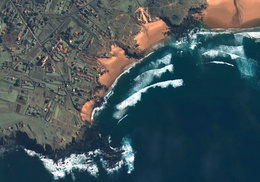
%> input picture BE1_IntroComputerVision/SpainBeach.jpg, 260 x 182 px, shrunk from 1250 x 876 before the run
$ octave practical_4_kMeans.m   (GNU Octave 9; MATLAB toolbox functions it lacks are replaced by stand-ins)
%> lines starting %> are read from the running program, lines starting %| are printed output that depends on the picture
%% k-means clustering
clear, clc, close all

% Load the image
im = imread('BE1_IntroComputerVision\SpainBeach.jpg');
%> im is the input picture: size 182x260x3 uint8; mean R, G, B 67.1, 83.9, 89.2
figure, imshow(im), title('Original image')

% Prepare the data
imRGB = imresize(im, [NaN 250]);
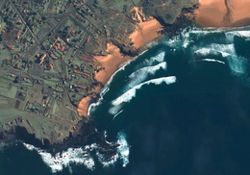
%> imRGB: size 175x250x3 uint8; mean R, G, B 67.1, 83.9, 89.2
imHSV = rgb2hsv(imRGB);
%> imHSV: size 175x250x3 double; mean H, S, V 0.452, 0.446, 0.381

function imClusteredRGB = kMeans(imRGB, k)
%> called with k = 3
    imHSV = rgb2hsv(imRGB);
%> imHSV: size 182x260x3 double; mean H, S, V 0.452, 0.447, 0.381
    [height, width, channels] = size(imHSV);
%> height = 182; width = 260; channels = 3
    dataRGB = reshape(imRGB, height*width, channels);
    dataHSV = reshape(imHSV, height*width, channels);

    % Initialize k-means
    randId = randi(size(dataHSV, 1), k, 1);
    centroids = dataHSV(randId, :);
%> centroids = [0.551 0.862 0.255; 0.778 0.0566 0.208; 0.0515 0.468 0.922]

    nPixels = height*width;
%> nPixels = 47320
    maxIter = 1000;

    for i=1:maxIter

        % Calculate the euclidean distance to each cluster
        distances = zeros(nPixels, k);
        for j=1:k
            diff = dataHSV - centroids(j, :);
            distances(:, j) = sum(diff.^2, 2);
        end

        % Assign cluster with the minimum distance
        [~, clusterId] = min(distances, [], 2);

        % Compute new centroids
        new_centroids = zeros(k, channels);
        for j=1:k
            clusterData = dataHSV(clusterId == j, :);
            if isempty(clusterData)
                new_centroids(j, :) = dataHSV(randi(size(dataHSV, 1)), :);
            else
                new_centroids(j, :) = mean(clusterData, 1);
            end
        end

        % Check convergence
        if isequal(new_centroids, centroids)
            disp('Converged!')
            dataClustered = centroids(clusterId, :);
            imClusteredHSV = reshape(dataClustered, [height, width, channels]);
            imClusteredRGB = hsv2rgb(imClusteredHSV);
            break;
        end
        centroids = new_centroids;
    end
%> this loop made 8 passes
%> centroids on passes 1 to 7: [0.553 0.757 0.273; 0.471 0.145 0.389; 0.168 0.249 0.627], [0.554 0.761 0.271; 0.487 0.155 0.399; 0.151 0.237 0.603], [0.554 0.763 0.27; 0.501 0.161 0.414; 0.132 0.229 0.574], [0.554 0.763 0.27; 0.508 0.162 0.434; 0.108 0.231 0.541], [0.554 0.763 0.27; 0.509 0.162 0.44; 0.103 0.232 0.532], [0.554 0.763 0.27; 0.509 0.162 0.44; 0.103 0.232 0.532], [0.554 0.763 0.27; 0.509 0.162 0.44; 0.103 0.232 0.532]
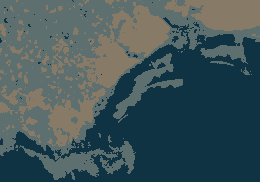
%> imClusteredRGB: size 182x260x3 double; mean R, G, B 0.262, 0.34, 0.357
%> after the loop, new_centroids = [0.554 0.763 0.27; 0.509 0.162 0.44; 0.103 0.232 0.532]
end

% Display the image according to the clusters
imk3 = kMeans(im, 3);
imk4 = kMeans(im, 4);
imk5 = kMeans(im, 5);
%> call 3 of kMeans, with k = 5
%> in kMeans (call 3), `centroids = dataHSV(randId, :);`: centroids = [0.551 0.825 0.247; 0.0543 0.35 0.482; 0.0667 0.227 0.518; 0.361 0.0968 0.486; 0.546 0.879 0.259]
%> after the loop in kMeans (call 3), `for i=1:maxIter`:
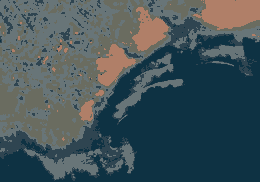
%> imClusteredRGB: size 182x260x3 double; mean R, G, B 0.264, 0.331, 0.352
%> after the loop in kMeans (call 3), `for i=1:maxIter`: new_centroids = [0.561 0.423 0.321; 0.0527 0.407 0.694; 0.192 0.109 0.424; 0.534 0.132 0.473; 0.553 0.789 0.266]
imk6 = kMeans(im, 6);
%> call 4 of kMeans, with k = 6
%> in kMeans (call 4), `centroids = dataHSV(randId, :);`: centroids = [0.528 0.143 0.329; 0.557 0.735 0.267; 0.542 0.848 0.259; 0.566 0.803 0.259; 0.551 0.8 0.255; 0.043 0.32 0.38]
%> after the loop in kMeans (call 4), `for i=1:maxIter`:
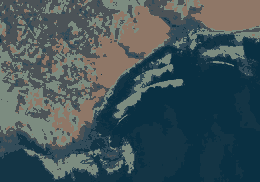
%> imClusteredRGB: size 182x260x3 double; mean R, G, B 0.262, 0.332, 0.35
%> after the loop in kMeans (call 4), `for i=1:maxIter`: new_centroids = [0.379 0.114 0.55; 0.554 0.127 0.344; 0.552 0.842 0.26; 0.555 0.713 0.274; 0.557 0.424 0.349; 0.0647 0.278 0.563]
imk7 = kMeans(im, 7);
%> call 5 of kMeans, with k = 7
%> in kMeans (call 5), `centroids = dataHSV(randId, :);`: centroids = [0.566 0.828 0.251; 0.561 0.742 0.259; 0.545 0.881 0.263; 0.212 0.0786 0.549; 0.591 0.564 0.306; 0.567 0.703 0.29; 0.535 0.943 0.275]
%> after the loop in kMeans (call 5), `for i=1:maxIter`:
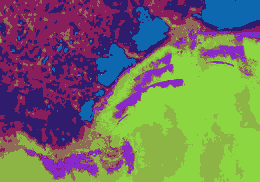
%> imClusteredHSV: size 182x260x3 double; mean R, G, B 0.452, 0.447, 0.381; mean of the top-left, top-right, bottom-left and bottom-right quarters 0.322, 0.441, 0.407, 0.536
%> after the loop in kMeans (call 5), `for i=1:maxIter`:
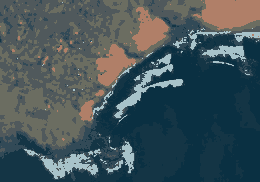
%> imClusteredRGB: size 182x260x3 double; mean R, G, B 0.263, 0.331, 0.352
%> after the loop in kMeans (call 5), `for i=1:maxIter`: new_centroids = [0.558 0.419 0.344; 0.534 0.166 0.794; 0.555 0.712 0.274; 0.0525 0.408 0.694; 0.192 0.11 0.428; 0.536 0.123 0.361; 0.552 0.841 0.26]
imk8 = kMeans(im, 8);
%> call 6 of kMeans, with k = 8
%> in kMeans (call 6), `centroids = dataHSV(randId, :);`: centroids = [0.343 0.138 0.482; 0.565 0.797 0.251; 0.667 0.0225 0.349; 0.521 0.213 0.588; 0.55 0.815 0.255; 0.385 0.136 0.463; 0.583 0.316 0.298; 0.557 0.781 0.251]
%> after the loop in kMeans (call 6), `for i=1:maxIter`:
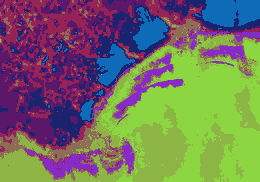
%> imClusteredHSV: size 182x260x3 double; mean R, G, B 0.452, 0.447, 0.381; mean of the top-left, top-right, bottom-left and bottom-right quarters 0.321, 0.439, 0.41, 0.536
%> after the loop in kMeans (call 6), `for i=1:maxIter`: new_centroids = [0.053 0.421 0.72; 0.555 0.713 0.274; 0.36 0.0921 0.418; 0.534 0.167 0.792; 0.552 0.842 0.26; 0.104 0.14 0.43; 0.589 0.14 0.341; 0.556 0.43 0.347]

figure
subplot(2,3,1), imshow(imk3), title('k = 3')
subplot(2,3,2), imshow(imk4), title('k = 4')
subplot(2,3,3), imshow(imk5), title('k = 5')
subplot(2,3,4), imshow(imk6), title('k = 6')
subplot(2,3,5), imshow(imk7), title('k = 7')
subplot(2,3,6), imshow(imk8), title('k = 8')
